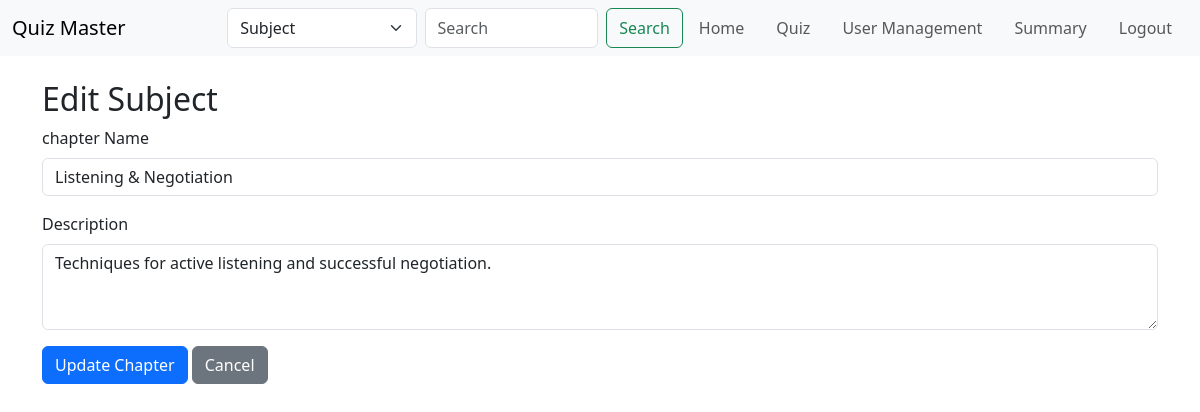
Screenshot of /edit_chapter?chapter_id=3 (signed in) with the database file from the repository.
### models.py (models this page shows)
class Chapter(db.Model):
    __tablename__ = 'chapter'
    id = db.Column(db.Integer, primary_key=True, autoincrement=True)
    chapter_name = db.Column(db.String(32), unique=True, nullable=False)
    chapter_description = db.Column(db.String(512), nullable=True)
    subject_id = db.Column(db.Integer, db.ForeignKey('subject.id'))
    subject = db.relationship('Subject', backref=db.backref('chapters', lazy=True))

### routes.py (the view)
@app.route('/edit_chapter')
@auth_required
@admin_required
def edit_chapter():
    chapter_id = request.args.get('chapter_id')
    chapter = Chapter.query.get(chapter_id)
    return render_template('edit_chapter.html', chapter=chapter)

### routes.py (called while the page is built)
def auth_required(func):
    @wraps(func)
    def inner(*args, **kwargs):
        if 'user_id' not in session:
            flash('Please login to continue')
            return redirect(url_for('login'))
        return func(*args, **kwargs)
    return inner

def admin_required(f):
    @wraps(f)
    def decorated_function(*args, **kwargs):
        if session.get('is_admin') == False:
            flash("Access Denied: Admins Only", "danger")
            return redirect(url_for('index'))  # Redirect to home if not admin
        return f(*args, **kwargs)
    return decorated_function

### templates/edit_chapter.html
{% extends 'layout.html' %}
{% block content %}
<div class="container mt-4">
    <h2>Edit Subject</h2>
    <form method="POST" action="{{ url_for('edit_chapter', chapter_id=chapter.id) }}">
        <div class="mb-3">
            <label for="chapter_name" class="form-label">chapter Name</label>
            <input type="text" class="form-control" id="chapter_name" name="chapter_name" value="{{ chapter.chapter_name }}" required>
        </div>
        <div class="mb-3">
            <label for="chapter_description" class="form-label">Description</label>
            <textarea class="form-control" id="chapter_description" name="chapter_description" rows="3" required>{{ chapter.chapter_description }}</textarea>
        </div>
        <button type="submit" class="btn btn-primary">Update Chapter</button>
        <a href="{{ url_for('admin_home') }}" class="btn btn-secondary">Cancel</a>
    </form>
</div>
{% endblock %}

### rows the page displays
Chapter: chapter_name "Listening & Negotiation", chapter_description "Techniques for active listening and successful negotiation."
